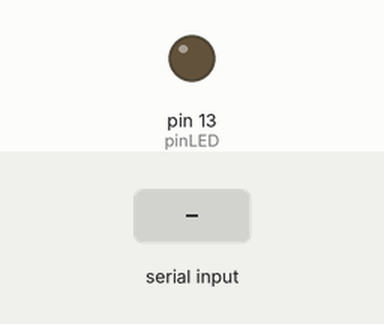
Simulated run of this sketch. Board: Arduino Uno, built with avr-gcc and run on an emulated ATmega328P. Shown: output pins drawn as LEDs (lit = HIGH). Dashed ring = blinking. The inputs (shaded band) are chosen by the test bench.

Above: at 1.2 s.
1.3 s: "2" received over Serial
At 1.65 s:
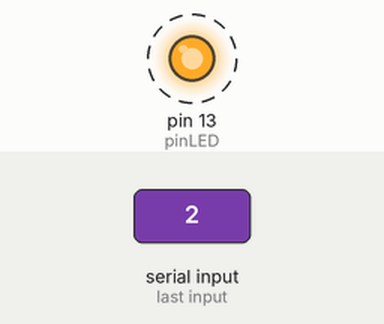
3.2 s: "b" received over Serial
At 4.4 s:
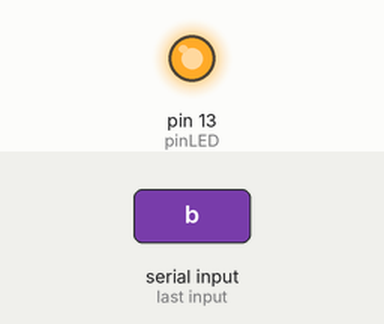
4.7 s: "a" received over Serial
At 5.7 s:
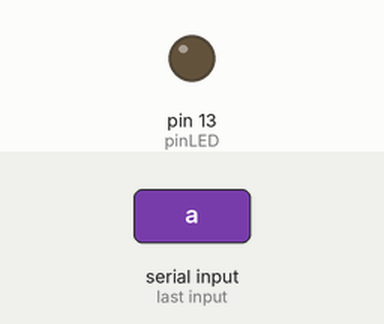
Timing chart, 0 to 7.7 s (numbered marks = the images above; inputs shaded):
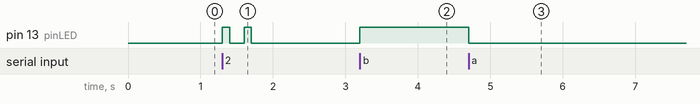

Measured:
- after the input at 1.3 s, pin 13 (pinLED): alternates HIGH for 0.10 s and LOW for 0.20 s, 4 changes in all, then stays LOW, starting at once
- after the input at 3.2 s, pin 13 (pinLED): LOW → HIGH at once
- after the input at 4.7 s, pin 13 (pinLED): HIGH → LOW at once

The sketch:

ArduinoSerial.ino
```cpp
const int pinLED = 13;

void setup()
{
  Serial.begin(9600);
  pinMode(pinLED, OUTPUT);
}

void loop() {
  if (Serial.available() > 0)
  {
    char option = Serial.read();
    if (option == 'a')
    {
      digitalWrite(pinLED, LOW);
    }
    if (option == 'b')
    {
      digitalWrite(pinLED, HIGH);
    }
    if (option >= '1' && option <= '9')
    {
      option -= '0';
      for (int i = 0; i < option; i++)
      {
        digitalWrite(pinLED, HIGH);
        delay(100);
        digitalWrite(pinLED, LOW);
        delay(200);
      }
    }
  }
}
```
